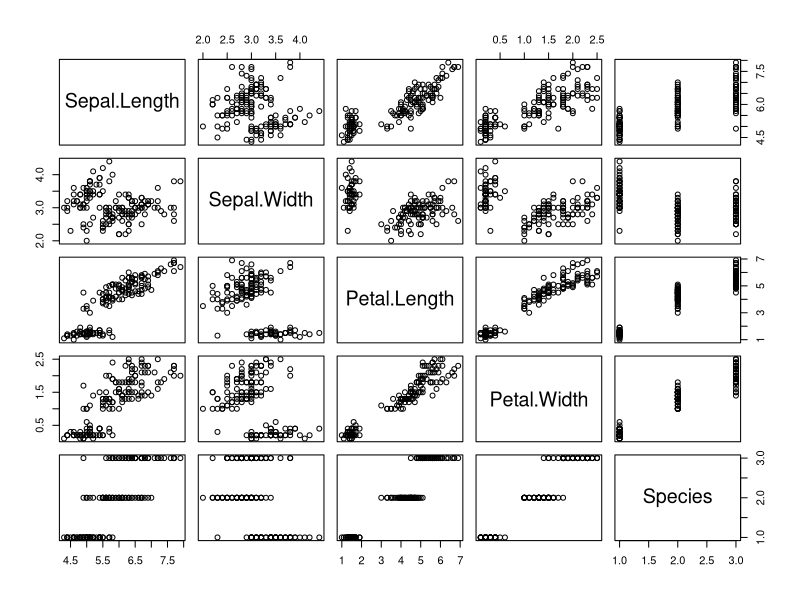
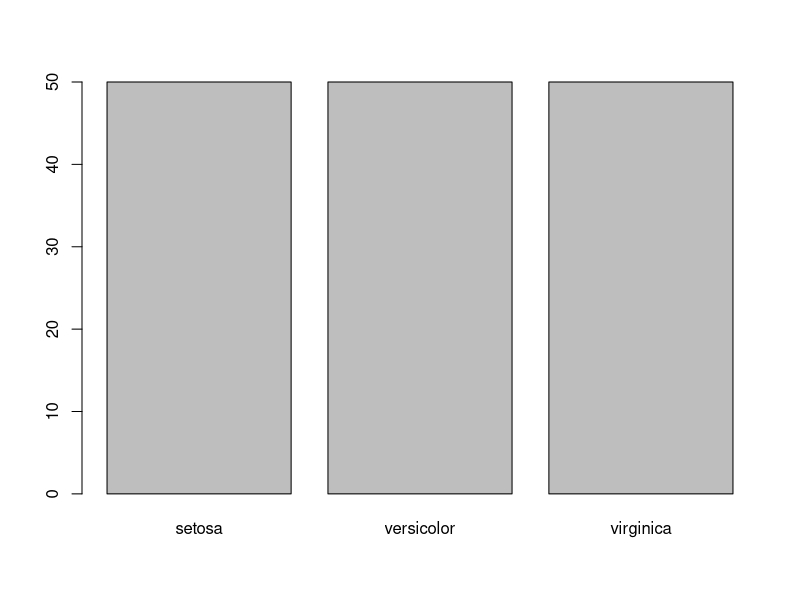

The R script that drew these images, in order:
## ---- chunk 1

summary(iris)

## ---- chunk 2
plot(iris)
## ---- chunk 3
plot(iris$Species)
## ---- chunk 4
knitr::opts_chunk$set(python.reticulate = FALSE)
